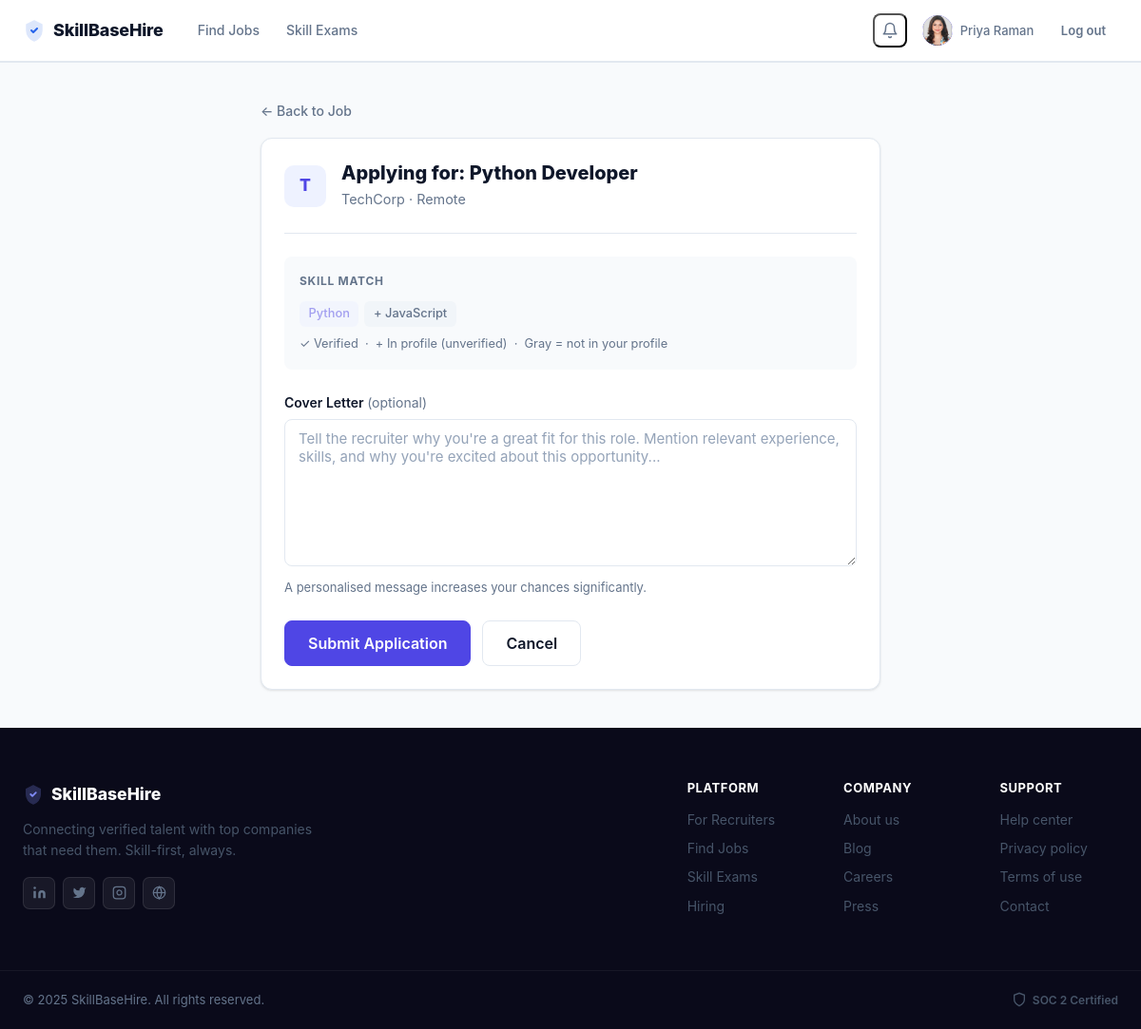
The app's page /jobs/1/apply (signed in) with its own data.
### tables this page shows
CREATE TABLE users (
                id INTEGER PRIMARY KEY AUTOINCREMENT,
                name TEXT NOT NULL,
                email TEXT UNIQUE NOT NULL,
                password_hash TEXT NOT NULL,
                role TEXT NOT NULL CHECK(role IN ('candidate','recruiter')),
                created_at TIMESTAMP DEFAULT CURRENT_TIMESTAMP
            , email_verified INTEGER DEFAULT 1, verification_token TEXT);

CREATE TABLE recruiter_profiles (
                id INTEGER PRIMARY KEY AUTOINCREMENT,
                user_id INTEGER UNIQUE NOT NULL,
                company TEXT NOT NULL,
                company_bio TEXT DEFAULT '',
                website TEXT DEFAULT '', phone TEXT DEFAULT '', job_title TEXT DEFAULT '', company_size TEXT DEFAULT '', industry TEXT DEFAULT '', company_location TEXT DEFAULT '', profile_photo TEXT,
                FOREIGN KEY (user_id) REFERENCES users(id)
            );

CREATE TABLE jobs (
                id INTEGER PRIMARY KEY AUTOINCREMENT,
                recruiter_id INTEGER NOT NULL,
                title TEXT NOT NULL,
                company TEXT NOT NULL,
                location TEXT NOT NULL,
                job_type TEXT NOT NULL DEFAULT 'Full-time',
                description TEXT NOT NULL,
                requirements TEXT DEFAULT '',
                salary_min INTEGER DEFAULT 0,
                salary_max INTEGER DEFAULT 0,
                active INTEGER DEFAULT 1,
                created_at TIMESTAMP DEFAULT CURRENT_TIMESTAMP, skill_test_mandatory INTEGER DEFAULT 0,
                FOREIGN KEY (recruiter_id) REFERENCES users(id)
            );

CREATE TABLE skills (
                id INTEGER PRIMARY KEY AUTOINCREMENT,
                name TEXT UNIQUE NOT NULL,
                category TEXT NOT NULL,
                description TEXT DEFAULT ''
            );

### app.py (the view, shortened to what this page needs)
@app.route('/jobs/<int:job_id>/apply', methods=['GET', 'POST'])
@candidate_required
def apply_job(job_id):
    db = get_db()
    job = db.execute('''
        SELECT j.*, rp.company AS company_name
        FROM jobs j JOIN recruiter_profiles rp ON j.recruiter_id=rp.user_id
        WHERE j.id=? AND j.active=1
    ''', [job_id]).fetchone()
    if not job:
        flash('Job not found.', 'error')
        return redirect(url_for('jobs'))
    if db.execute('SELECT id FROM applications WHERE job_id=? AND candidate_id=?',
                  [job_id, session['user_id']]).fetchone():
        flash('You already applied for this job.', 'warning')
        return redirect(url_for('job_detail', job_id=job_id))
    job_skills = db.execute('''
        SELECT s.* FROM job_skills js JOIN skills s ON js.skill_id=s.id WHERE js.job_id=?
    ''', [job_id]).fetchall()
    my_skills = {row['name']: row['verified'] for row in db.execute('''
        SELECT s.name, us.verified FROM user_skills us
        JOIN skills s ON us.skill_id=s.id WHERE us.user_id=?
    ''', [session['user_id']]).fetchall()}
    return render_template('apply.html', job=job, job_skills=job_skills,
                           my_skills=my_skills, user=get_current_user())

### app.py (called while the page is built)
def get_db():
    db = getattr(g, '_database', None)
    if db is None:
        db = g._database = sqlite3.connect(DATABASE)
        db.row_factory = sqlite3.Row
    return db

@app.teardown_appcontext
def close_connection(_exception):
    db = getattr(g, '_database', None)
    if db is not None:
        db.close()

@app.context_processor
def inject_notif_count():
    if session.get('role') == 'candidate' and session.get('user_id'):
        try:
            db = get_db()
            count = db.execute(
                'SELECT COUNT(*) FROM notifications WHERE candidate_id=? AND is_read=0',
                [session['user_id']]
            ).fetchone()[0]
            return {'unread_notif_count': count}
        except Exception:
            pass
    return {'unread_notif_count': 0}

def candidate_required(f):
    @wraps(f)
    def decorated(*args, **kwargs):
        if 'user_id' not in session:
            flash('Please log in to continue.', 'error')
            return redirect(url_for('candidate_login'))
        if session.get('role') != 'candidate':
            flash('This page is for candidates only.', 'error')
            return redirect(url_for('home'))
        return f(*args, **kwargs)
    return decorated

def get_current_user():
    if 'user_id' not in session:
        return None
    return get_db().execute('SELECT * FROM users WHERE id = ?', [session['user_id']]).fetchone()

### templates/apply.html (shortened to what this page needs)
{% extends "base.html" %}
{% block content %}
<div class="container" style="max-width:700px;padding:2.5rem 1.5rem">
  <a href="{{ url_for('job_detail', job_id=job.id) }}" class="back-link">← Back to Job</a>
  <div class="card" style="margin-top:1rem">
    <div class="apply-job-header">
      <div class="company-logo">{{ job.company_name[0].upper() }}</div>
      <div>
        <h1 style="font-size:1.25rem;font-weight:800;margin:0 0 .25rem">Applying for: {{ job.title }}</h1>
        <p style="margin:0;color:var(--text-muted);font-size:.9rem">{{ job.company_name }} · {{ job.location }}</p>
      </div>
    </div>
    {% if job_skills %}
      <div style="margin:1.5rem 0;padding:1rem;background:var(--bg);border-radius:var(--radius)">
        <div class="section-mini-title" style="margin-bottom:.75rem">Skill Match</div>
        <div class="job-skills">
          {% for skill in job_skills %}
            {% if skill.name in my_skills %}
              {% if my_skills[skill.name] %}
                <span class="skill-tag verified">✓ {{ skill.name }}</span>
              {% else %}
                <span class="skill-tag unverified">+ {{ skill.name }}</span>
              {% endif %}
            {% else %}
              <span class="skill-tag" style="opacity:.5">{{ skill.name }}</span>
            {% endif %}
          {% endfor %}
        </div>
        <p style="font-size:.8rem;color:var(--text-muted);margin:.5rem 0 0">
          ✓ Verified &nbsp;·&nbsp; + In profile (unverified) &nbsp;·&nbsp; Gray = not in your profile
        </p>
      </div>
    {% endif %}
    <form method="post" action="{{ url_for('apply_job', job_id=job.id) }}">
      <div class="form-group">
        <label class="form-label" for="cover_letter">Cover Letter <span style="color:var(--text-muted);font-weight:400">(optional)</span></label>
        <textarea class="form-control" id="cover_letter" name="cover_letter" rows="7"
                  placeholder="Tell the recruiter why you're a great fit for this role. Mention relevant experience, skills, and why you're excited about this opportunity..."></textarea>
        <div class="form-hint">A personalised message increases your chances significantly.</div>
      </div>
      <div style="display:flex;gap:.75rem;margin-top:1.5rem">
        <button type="submit" class="btn btn-primary btn-lg">Submit Application</button>
        <a href="{{ url_for('job_detail', job_id=job.id) }}" class="btn btn-outline btn-lg">Cancel</a>
      </div>
    </form>
  </div>
</div>
{% endblock %}

### templates/base.html (shortened to what this page needs)
<!DOCTYPE html>
<html lang="en">
<head>
  <link rel="stylesheet" href="{{ url_for('static', filename='style.css') }}">
  {% if session.get('role') == 'candidate' %}
  <link rel="stylesheet" href="{{ url_for('static', filename='notif_panel.css') }}">
  {% endif %}
</head>
<body>
<header class="navbar">
  <div class="container navbar-inner">
    <a href="{{ url_for('home') }}" class="navbar-brand">
      SkillBaseHire
    </a>
    <nav class="navbar-menu" id="navMenu">
      {% if not session.get('user_id') %}
        <a href="{{ url_for('recruiter_signup') }}">For Recruiters</a>
        <a href="{{ url_for('candidate_signup') }}">For Candidates</a>
        <a href="{{ url_for('skills_page') }}" class="{{ 'active' if request.endpoint == 'skills_page' else '' }}">Skill Exams</a>
        <a href="{{ url_for('jobs') }}" class="{{ 'active' if request.endpoint == 'jobs' else '' }}">Find Jobs</a>
      {% elif session.get('role') == 'candidate' %}
        <a href="{{ url_for('jobs') }}" class="{{ 'active' if request.endpoint == 'jobs' else '' }}">Find Jobs</a>
        <a href="{{ url_for('skills_page') }}" class="{{ 'active' if request.endpoint == 'skills_page' else '' }}">Skill Exams</a>
      {% else %}
        <a href="{{ url_for('post_job') }}">Post Job</a>
        <a href="{{ url_for('search_candidates') }}">Find Candidates</a>
        <a href="{{ url_for('skills_page') }}">Skill Exams</a>
      {% endif %}
    </nav>
    <div class="navbar-actions">
      {% if session.get('user_id') %}
        {% if session.get('role') == 'candidate' %}
          <button type="button" class="np-bell-btn {% if unread_notif_count > 0 %}np-has-unread{% endif %}"
                  onclick="toggleNotifPanel()" title="Notifications" aria-label="Notifications">
            <svg class="np-bell-icon" width="18" height="18" viewBox="0 0 24 24" fill="none" stroke="currentColor" stroke-width="2" stroke-linecap="round" stroke-linejoin="round">
              <path d="M18 8A6 6 0 006 8c0 7-3 9-3 9h18s-3-2-3-9"/>
              <path d="M13.73 21a2 2 0 01-3.46 0"/>
            </svg>
          </button>
        {% endif %}
        <a href="{{ url_for('recruiter_detail', recruiter_id=session.get('user_id')) if session.get('role') == 'recruiter' else url_for('candidate_profile') }}"
           class="nav-user-info nav-profile-link"
           aria-label="View my profile">
          <div class="nav-avatar">
            {% if session.get('profile_photo') %}
              <img src="/static/uploads/photos/{{ session.get('profile_photo') }}" class="avatar-img" alt="{{ session.get('name','') }}">
            {% else %}
              {{ session.get('name','?')[0].upper() }}
            {% endif %}
          </div>
          <span class="nav-name">{{ session.get('name','') }}</span>
        </a>
        <form action="{{ url_for('logout') }}" method="post" style="display:inline">
          <button type="submit" class="btn btn-sm btn-ghost">Log out</button>
        </form>
      {% else %}
        <a href="{{ url_for('candidate_login') }}" class="btn btn-sm btn-login">Log in</a>
        <a href="{{ url_for('candidate_signup') }}" class="btn btn-sm btn-primary">Sign up</a>
      {% endif %}
    </div>
  </div>
</header>
<main>{% block content %}{% endblock %}</main>
<footer class="footer">
  <div class="container footer-inner">
    <div class="footer-brand">
      <div class="footer-logo">
        SkillBaseHire
      </div>
      <p>Connecting verified talent with top companies<br>that need them. Skill-first, always.</p>
      <div class="footer-social">
        <a href="#" class="footer-social-icon" title="LinkedIn">
          <svg width="15" height="15" viewBox="0 0 24 24" fill="currentColor"><path d="M16 8a6 6 0 016 6v7h-4v-7a2 2 0 00-2-2 2 2 0 00-2 2v7h-4v-7a6 6 0 016-6zM2 9h4v12H2z"/><circle cx="4" cy="4" r="2" fill="currentColor"/></svg>
        </a>
        <a href="#" class="footer-social-icon" title="Twitter">
          <svg width="15" height="15" viewBox="0 0 24 24" fill="currentColor"><path d="M23 3a10.9 10.9 0 01-3.14 1.53 4.48 4.48 0 00-7.86 3v1A10.66 10.66 0 013 4s-4 9 5 13a11.64 11.64 0 01-7 2c9 5 20 0 20-11.5a4.5 4.5 0 00-.08-.83A7.72 7.72 0 0023 3z"/></svg>
        </a>
        <a href="#" class="footer-social-icon" title="Instagram">
          <svg width="15" height="15" viewBox="0 0 24 24" fill="none" stroke="currentColor" stroke-width="2"><rect x="2" y="2" width="20" height="20" rx="5"/><path d="M16 11.37A4 4 0 1112.63 8 4 4 0 0116 11.37z"/><line x1="17.5" y1="6.5" x2="17.51" y2="6.5"/></svg>
        </a>
        <a href="#" class="footer-social-icon" title="Website">
          <svg width="15" height="15" viewBox="0 0 24 24" fill="none" stroke="currentColor" stroke-width="2"><circle cx="12" cy="12" r="10"/><line x1="2" y1="12" x2="22" y2="12"/><path d="M12 2a15.3 15.3 0 014 10 15.3 15.3 0 01-4 10 15.3 15.3 0 01-4-10 15.3 15.3 0 014-10z"/></svg>
        </a>
      </div>
    </div>
    <div class="footer-links-4">
      <div>
        <h4>Platform</h4>
        <a href="{{ url_for('recruiter_signup') }}">For Recruiters</a>
        <a href="{{ url_for('jobs') }}">Find Jobs</a>
        <a href="{{ url_for('skills_page') }}">Skill Exams</a>
        <a href="{{ url_for('recruiter_signup') }}">Hiring</a>
      </div>
      <div>
        <h4>Company</h4>
        <a href="#">About us</a>
        <a href="#">Blog</a>
        <a href="#">Careers</a>
        <a href="#">Press</a>
      </div>
      <div>
        <h4>Support</h4>
        <a href="#">Help center</a>
        <a href="#">Privacy policy</a>
        <a href="#">Terms of use</a>
        <a href="#">Contact</a>
      </div>
    </div>
  </div>
  <div class="footer-bottom">
    <div class="container footer-bottom-row">
      <p>© 2025 SkillBaseHire. All rights reserved.</p>
      <div class="soc2-badge">
        <svg width="16" height="16" viewBox="0 0 24 24" fill="none" stroke="currentColor" stroke-width="2"><path d="M12 22s8-4 8-10V5l-8-3-8 3v7c0 6 8 10 8 10z"/></svg>
        SOC 2 Certified
      </div>
    </div>
  </div>
</footer>
</body>
</html>

### static/notif_panel.css (style rules this page uses)
.np-bell-btn { position: relative; display: inline-flex; align-items: center; justify-content: center; width: 36px; height: 36px; border-radius: 8px; background: transparent; color: var(--text-muted, #6B7280); cursor: pointer; transition: background .15s, color .15s; flex-shrink: 0; padding: 0; }
.np-bell-icon { transition: transform .3s cubic-bezier(.34,1.2,.64,1); display: block; }

### records on screen
users: get "Priya Raman"
recruiter_profiles: company "T", company_name "TechCorp"
jobs: title "Python Developer", location "Remote"
skills: name "Python"
skills: name "JavaScript"
